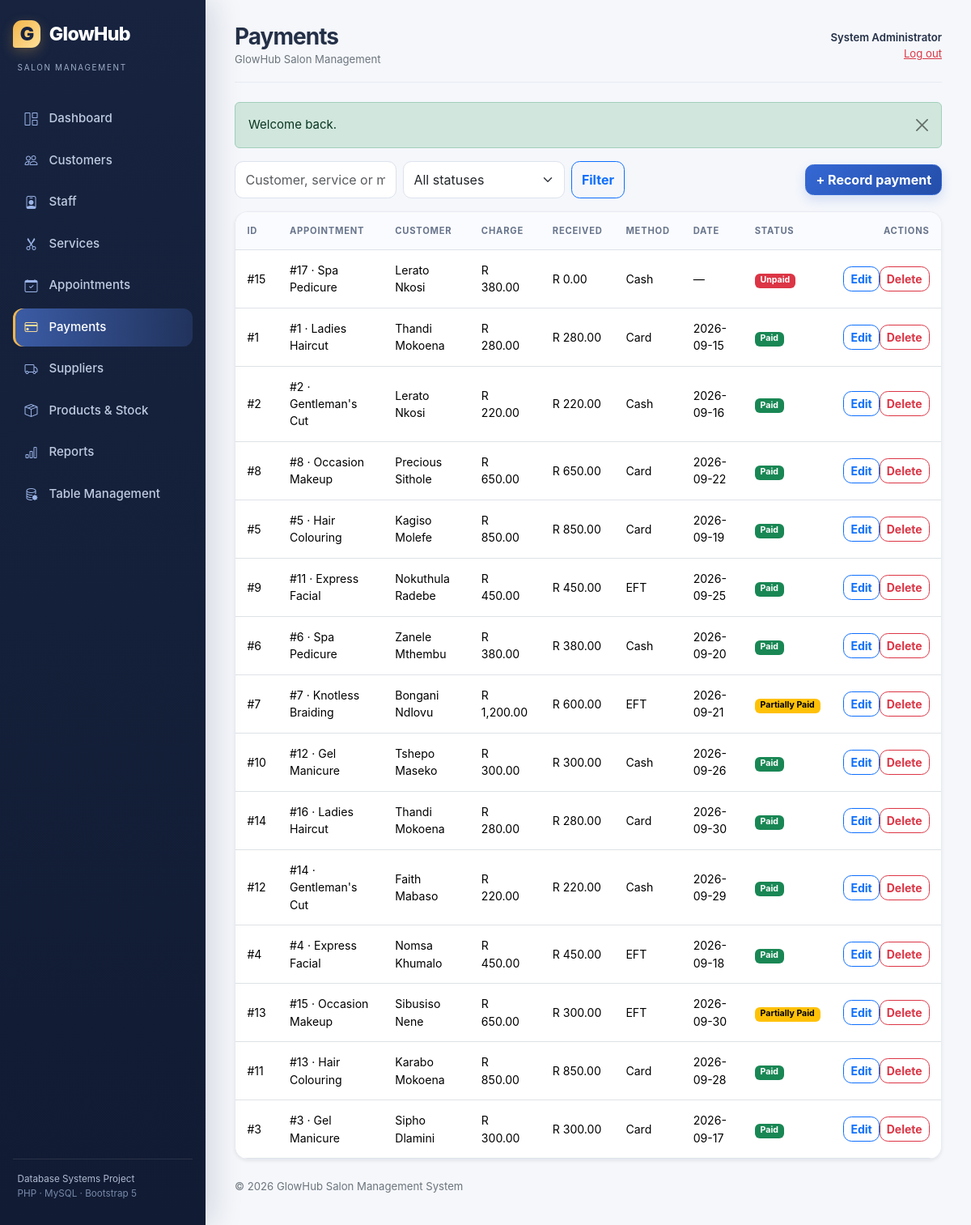
The app's page /payments/index.php (signed in) with its own data.
### tables this page shows
CREATE TABLE payments (
    payment_id INT UNSIGNED AUTO_INCREMENT PRIMARY KEY,
    appointment_id INT UNSIGNED NOT NULL UNIQUE,
    amount DECIMAL(10,2) NOT NULL,
    payment_method ENUM('Cash', 'Card', 'EFT') NOT NULL,
    payment_status ENUM('Paid', 'Partially Paid', 'Unpaid') NOT NULL DEFAULT 'Unpaid',
    payment_date DATE NULL,
    created_at TIMESTAMP NOT NULL DEFAULT CURRENT_TIMESTAMP,
    CONSTRAINT fk_payments_appointment
        FOREIGN KEY (appointment_id) REFERENCES appointments(appointment_id)
        ON UPDATE CASCADE ON DELETE CASCADE,
    CONSTRAINT chk_payment_amount CHECK (amount >= 0)
);

CREATE TABLE services (
    service_id INT UNSIGNED AUTO_INCREMENT PRIMARY KEY,
    service_name VARCHAR(100) NOT NULL UNIQUE,
    description VARCHAR(500) NULL,
    duration_minutes SMALLINT UNSIGNED NOT NULL,
    price DECIMAL(10,2) NOT NULL,
    status ENUM('Active', 'Inactive') NOT NULL DEFAULT 'Active',
    created_at TIMESTAMP NOT NULL DEFAULT CURRENT_TIMESTAMP,
    CONSTRAINT chk_service_duration CHECK (duration_minutes BETWEEN 5 AND 600),
    CONSTRAINT chk_service_price CHECK (price >= 0)
);

CREATE TABLE appointments (
    appointment_id INT UNSIGNED AUTO_INCREMENT PRIMARY KEY,
    customer_id INT UNSIGNED NOT NULL,
    staff_id INT UNSIGNED NOT NULL,
    service_id INT UNSIGNED NOT NULL,
    appointment_date DATE NOT NULL,
    appointment_time TIME NOT NULL,
    status ENUM('Scheduled', 'Completed', 'Cancelled', 'No-show') NOT NULL DEFAULT 'Scheduled',
    notes VARCHAR(500) NULL,
    service_price DECIMAL(10,2) NOT NULL,
    created_at TIMESTAMP NOT NULL DEFAULT CURRENT_TIMESTAMP,
    INDEX idx_appointments_schedule (staff_id, appointment_date, appointment_time),
    INDEX idx_appointments_customer (customer_id),
    INDEX idx_appointments_status_date (status, appointment_date),
    CONSTRAINT fk_appointments_customer
        FOREIGN KEY (customer_id) REFERENCES customers(customer_id)
        ON UPDATE CASCADE ON DELETE RESTRICT,
    CONSTRAINT fk_appointments_staff
        FOREIGN KEY (staff_id) REFERENCES staff(staff_id)
        ON UPDATE CASCADE ON DELETE RESTRICT,
    CONSTRAINT fk_appointments_service
        FOREIGN KEY (service_id) REFERENCES services(service_id)
        ON UPDATE CASCADE ON DELETE RESTRICT,
    CONSTRAINT chk_appointment_price CHECK (service_price >= 0)
);

### payments/index.php (called while the page is built, shortened)
<?php
require_once __DIR__ . '/../includes/payment_module.php';

### config/database.php (called while the page is built, shortened)
<?php
function db(): PDO
{
    static $pdo = null;
    $dsn = 'mysql:host=' . DB_HOST . ';dbname=' . DB_NAME . ';charset=utf8mb4';
    try {
        $pdo = new PDO($dsn, DB_USER, DB_PASS, [
            PDO::ATTR_ERRMODE => PDO::ERRMODE_EXCEPTION,
            PDO::ATTR_DEFAULT_FETCH_MODE => PDO::FETCH_ASSOC,
            PDO::ATTR_EMULATE_PREPARES => false,
        ]);
    } catch (PDOException $exception) {
        http_response_code(503);
        exit('Database connection is unavailable. Please start MySQL and import database/salon_management.sql.');
    }
    return $pdo;
}

### includes/payment_module.php (the view, shortened to what this page needs)
    <?php require __DIR__.'/footer.php'; exit;
$search=trim((string)($_GET['q']??''));$statusFilter=trim((string)($_GET['status']??''));$sql="SELECT p.*,a.service_price,a.appointment_date,CONCAT(c.first_name,' ',c.last_name) customer_name,s.service_name FROM payments p JOIN appointments a ON a.appointment_id=p.appointment_id JOIN customers c ON c.customer_id=a.customer_id JOIN services s ON s.service_id=a.service_id";$where=[];$params=[];if($search!==''){$where[]="(c.first_name LIKE :q OR c.last_name LIKE :q OR s.service_name LIKE :q OR p.payment_method LIKE :q)";$params[':q']='%'.$search.'%';}if(in_array($statusFilter,['Paid','Partially Paid','Unpaid'],true)){$where[]='p.payment_status=:status';$params[':status']=$statusFilter;}if($where)$sql.=' WHERE '.implode(' AND ',$where);$sql.=' ORDER BY p.created_at DESC';$rows=all_rows($sql,$params);$page_title='Payments';require __DIR__.'/header.php';
?>
<div class="d-flex flex-wrap justify-content-between align-items-center gap-3 mb-3"><form method="get" class="d-flex gap-2"><input class="form-control" name="q" value="<?=e($search)?>" placeholder="Customer, service or method"><select class="form-select" name="status"><option value="">All statuses</option><?php foreach(['Paid','Partially Paid','Unpaid'] as $status):?><option <?= $statusFilter===$status?'selected':''?>><?=e($status)?></option><?php endforeach;?></select><button class="btn btn-outline-primary">Filter</button></form><a class="btn btn-primary" href="<?=e(app_url('payments/add.php'))?>">+ Record payment</a></div><div class="card shadow-sm table-card"><div class="table-responsive"><table class="table table-hover align-middle mb-0"><thead><tr><th>ID</th><th>Appointment</th><th>Customer</th><th>Charge</th><th>Received</th><th>Method</th><th>Date</th><th>Status</th><th class="text-end">Actions</th></tr></thead><tbody><?php if(!$rows):?><tr><td colspan="9" class="text-center py-4 text-secondary">No payments found.</td></tr><?php endif;?><?php foreach($rows as $row):?><tr><td>#<?= (int)$row['payment_id']?></td><td>#<?= (int)$row['appointment_id']?> · <?=e($row['service_name'])?></td><td><?=e($row['customer_name'])?></td><td><?=money($row['service_price'])?></td><td><?=money($row['amount'])?></td><td><?=e($row['payment_method'])?></td><td><?=e($row['payment_date']?:'—')?></td><td><?=status_badge($row['payment_status'])?></td><td class="text-end text-nowrap"><a class="btn btn-sm btn-outline-primary" href="<?=e(app_url('payments/edit.php?id='.$row['payment_id']))?>">Edit</a><form class="d-inline" method="post" action="<?=e(app_url('payments/delete.php'))?>"><input type="hidden" name="payment_id" value="<?= (int)$row['payment_id']?>"><?=csrf_input()?><button class="btn btn-sm btn-outline-danger" data-confirm="Delete this payment record?">Delete</button></form></td></tr><?php endforeach;?></tbody></table></div></div>
<?php require __DIR__.'/footer.php';

### includes/functions.php (shortened to what this page needs)
<?php
require_once __DIR__ . '/../config/database.php';
function app_url(string $path = ''): string
{
    return rtrim(APP_BASE_URL, '/') . ($path === '' ? '/' : '/' . ltrim($path, '/'));
}
function e(mixed $value): string
{
    return htmlspecialchars((string) $value, ENT_QUOTES, 'UTF-8');
}
function display_flashes(): void
{
    foreach ($_SESSION['flash'] as $flash) {
        $type = in_array($flash['type'], ['success', 'danger', 'warning', 'info'], true) ? $flash['type'] : 'info';
        echo '<div class="alert alert-' . e($type) . ' alert-dismissible fade show" role="alert">'
            . e($flash['message'])
            . '<button type="button" class="btn-close" data-bs-dismiss="alert" aria-label="Close"></button></div>';
    }
}
function money(float|string|int|null $amount): string
{
    return 'R ' . number_format((float) $amount, 2);
}
function all_rows(string $sql, array $params = []): array
{
    $statement = db()->prepare($sql);
    $statement->execute($params);
    return $statement->fetchAll();
}
function status_badge(string $status): string
{
    $classes = [
        'Scheduled' => 'primary', 'Completed' => 'success', 'Cancelled' => 'danger',
        'No-show' => 'dark', 'Paid' => 'success', 'Partially Paid' => 'warning',
        'Unpaid' => 'danger', 'Available' => 'success', 'Unavailable' => 'warning',
        'Inactive' => 'secondary', 'Active' => 'success',
    ];
    return '<span class="badge text-bg-' . ($classes[$status] ?? 'secondary') . '">' . e($status) . '</span>';
}

### assets/css/style.css (style rules this page uses)
:root { --ink: #243047; --navy: #17233f; --navy-2: #243862; --blue: #3568d4; --blue-dark: #244ea9; --sky: #66c9d8; --gold: #f3b64b; --rose: #df7894; --cream: #f5f7fb; --muted: #748097; --line: #e7ebf3; --shadow: 0 16px 40px rgba(31, 48, 85, .08); }
* { box-sizing: border-box; }
body { background: var(--cream); color: var(--ink); font-size: .94rem; font-family: Inter, ui-sans-serif, system-ui, -apple-system, BlinkMacSystemFont, "Segoe UI", sans-serif; }
a { color: var(--blue); }
.card { border: 1px solid var(--line); border-radius: 1rem; box-shadow: var(--shadow); overflow: hidden; }
.table-card .table { font-size: .88rem; }
.table-card .table thead th { background: #fafbfe; color: #68758c; font-size: .7rem; text-transform: uppercase; letter-spacing: .07em; border-bottom-width: 1px; white-space: nowrap; }
.table > :not(caption) > * > * { padding: .9rem; }
.form-control, .form-select { border-color: #dce2ed; border-radius: .65rem; padding: .65rem .78rem; }
.btn { border-radius: .65rem; font-weight: 650; }
.btn-primary { background: linear-gradient(135deg, var(--blue), var(--blue-dark)); border-color: var(--blue); box-shadow: 0 6px 14px rgba(53,104,212,.18); }

### records on screen
payments: payment_id "15", appointment "17", services.service_name "Spa Pedicure", customer_name "Lerato Nkosi", appointment.service_price "R 380.00", amount "R 0.00", payment_method "Cash", payment_date "—", payment_status "Unpaid"
payments: payment_id "1", appointment "1", services.service_name "Ladies Haircut", customer_name "Thandi Mokoena", appointment.service_price "R 280.00", amount "R 280.00", payment_method "Card", payment_date "2026-09-15", payment_status "Paid"
payments: payment_id "2", appointment "2", services.service_name "Gentleman's Cut", customer_name "Lerato Nkosi", appointment.service_price "R 220.00", amount "R 220.00", payment_method "Cash", payment_date "2026-09-16", payment_status "Paid"
payments: payment_id "8", appointment "8", services.service_name "Occasion Makeup", customer_name "Precious Sithole", appointment.service_price "R 650.00", amount "R 650.00", payment_method "Card", payment_date "2026-09-22", payment_status "Paid"
payments: payment_id "5", appointment "5", services.service_name "Hair Colouring", customer_name "Kagiso Molefe", appointment.service_price "R 850.00", amount "R 850.00", payment_method "Card", payment_date "2026-09-19", payment_status "Paid"
payments: payment_id "9", appointment "11", services.service_name "Express Facial", customer_name "Nokuthula Radebe", appointment.service_price "R 450.00", amount "R 450.00", payment_method "EFT", payment_date "2026-09-25", payment_status "Paid"
payments: payment_id "6", appointment "6", services.service_name "Spa Pedicure", customer_name "Zanele Mthembu", appointment.service_price "R 380.00", amount "R 380.00", payment_method "Cash", payment_date "2026-09-20", payment_status "Paid"
payments: payment_id "7", appointment "7", services.service_name "Knotless Braiding", customer_name "Bongani Ndlovu", appointment.service_price "R 1,200.00", amount "R 600.00", payment_method "EFT", payment_date "2026-09-21", payment_status "Partially Paid"
payments: payment_id "10", appointment "12", services.service_name "Gel Manicure", customer_name "Tshepo Maseko", appointment.service_price "R 300.00", amount "R 300.00", payment_method "Cash", payment_date "2026-09-26", payment_status "Paid"
payments: payment_id "14", appointment "16", services.service_name "Ladies Haircut", customer_name "Thandi Mokoena", appointment.service_price "R 280.00", amount "R 280.00", payment_method "Card", payment_date "2026-09-30", payment_status "Paid"
payments: payment_id "12", appointment "14", services.service_name "Gentleman's Cut", customer_name "Faith Mabaso", appointment.service_price "R 220.00", amount "R 220.00", payment_method "Cash", payment_date "2026-09-29", payment_status "Paid"
payments: payment_id "4", appointment "4", services.service_name "Express Facial", customer_name "Nomsa Khumalo", appointment.service_price "R 450.00", amount "R 450.00", payment_method "EFT", payment_date "2026-09-18", payment_status "Paid"
payments: payment_id "13", appointment "15", services.service_name "Occasion Makeup", customer_name "Sibusiso Nene", appointment.service_price "R 650.00", amount "R 300.00", payment_method "EFT", payment_date "2026-09-30", payment_status "Partially Paid"
payments: payment_id "11", appointment "13", services.service_name "Hair Colouring", customer_name "Karabo Mokoena", appointment.service_price "R 850.00", amount "R 850.00", payment_method "Card", payment_date "2026-09-28", payment_status "Paid"
payments: payment_id "3", appointment "3", services.service_name "Gel Manicure", customer_name "Sipho Dlamini", appointment.service_price "R 300.00", amount "R 300.00", payment_method "Card", payment_date "2026-09-17", payment_status "Paid"

### other values on screen
$label "Dashboard"
$label "Customers"
$label "Staff"
$label "Services"
$label "Appointments"
$label "Payments"
$label "Suppliers"
$label "Products & Stock"
$label "Reports"
$label "Table Management"
$page_title "Payments"
current_user()['full_name'] "System Administrator"
$flash['message'] "Welcome back."
